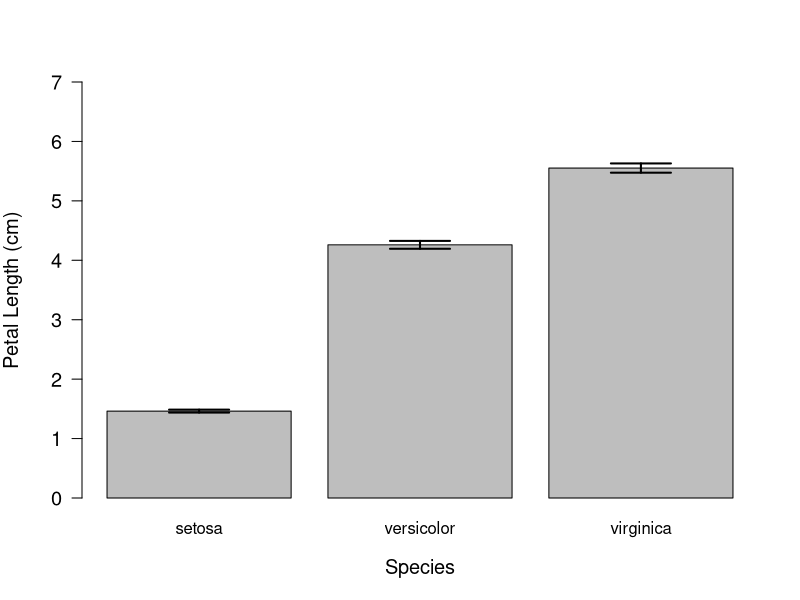

Generate this figure with R:
# Date 18/01/2011
# Data Handling Course BD7054
# Linear Regression in R
# Template file on how to perform Linear Regression in R
#
# The data give the diameter of plants in mm and the 
# amount of seed each plant produced in g.
# We are interested in how seed production is affected
# by plant size, as indicated by root diameter.

# -------------------------------------------------------------------
# Housekeeping

rm(list=ls()) # remove everything currently held in the R memory

graphics.off() # close all open graphics windows 


# -------------------------------------------------------------------
# Enter or read in your data from a file
# In this example we will use the in-built dataset "iris" which gives the 
# measurements in centimeters of the variables sepal length and width 
# and petal length and width, respectively, for 50 flowers from each 
# of 3 species of iris. The species are Iris setosa, versicolor, and virginica.
# see ?iris for more information

#setwd("D:/Alternative My Documents/Andrews Documents/Camtasia Studio/R podcasts/R podcasts scripts/graphics scripts")

# read in data from our CSV file                              
# This is a comma separated file

#brain.data <- read.csv("brain_data.csv", header=TRUE)

# make the data directly accessible by the column headers
attach(iris)


# --------------------------------------------------------------------
# Plot and explore your data


head(iris)

# we will focus on the Petal Length data for a start
dev.new()
mu <- tapply(Petal.Length,Species,mean)

centres<-barplot(mu, names.arg=names(mu),ylim=c(0,7),
                  las=1,xlab="Species",ylab="Petal Length (cm)",
                  cex.lab=1.2,cex.axis=1.2)

# Now add the error bars on top.
#
# first create our own function to calculate standard error of a vector of
# numbers in a hypothetical vector named "x".
std.error <- function (x) {return(sqrt(var(x)/length(x)))}

# then apply this function across a tabulated data of petal lengths grouped by
# Species 
se <- tapply(Petal.Length,Species,std.error)

# and use the plotting function arrows() to draw arrows with flat heads on each 
# end which are essentially vertical lines with T-shaped tops and bottoms.. 
# i.e. errorbars.
arrows( x0= centres, x1=centres, y0=mu+se, y1=mu-se,
         code=3, length=0.3, angle=90,lwd=2)



# --------------------------------------------------------------------
# Analyse your data
# e.g. a t-test, or linear regression, or ANOVA, or whatever



# --------------------------------------------------------------------
# Plot the results of your analysis



# 
# --------------------------------------------------------------------
# Save your data (only if you want)

# The "list=" command tells us which variables we want to save
# The "file=" option tells us what file to save the data to

# save( list=ls(), file="grazing_data.rdata" )

# -------------------------------------------------------------------
# Housekeeping - Cleaning up
detach(iris)





